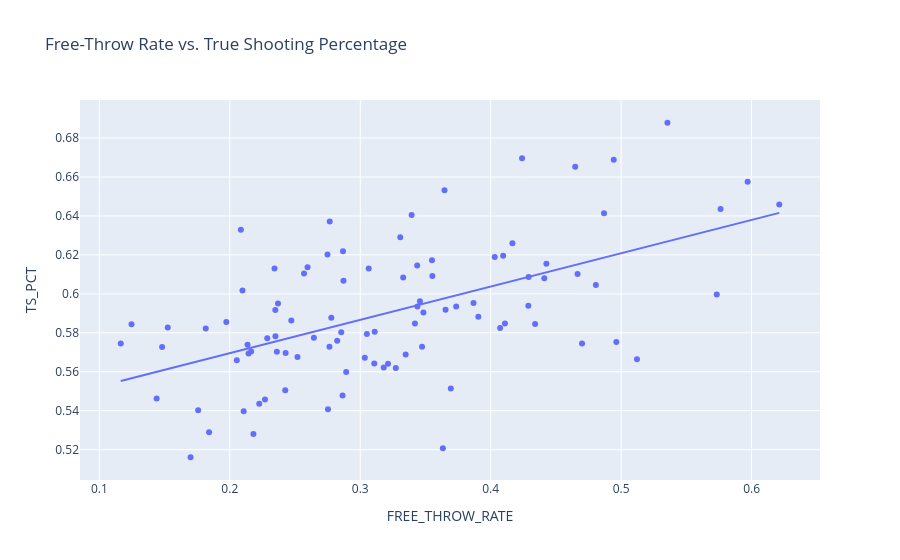

The cell this chart's notebook holds for it:
### Code cell
fig = px.scatter(
    scorers_df,
    x="FREE_THROW_RATE",
    y="TS_PCT",
    hover_name="PLAYER_NAME",
    title="Free-Throw Rate vs. True Shooting Percentage",
    trendline="ols"
)

fig.show()

### Figure 1 — Plotly figure (JSON) as saved in the notebook; plotly's stock layout.template omitted (floating-point values rounded to 4 significant figures)
{"data": [{"hovertemplate": "<b>%{hovertext}</b><br><br>FREE_THROW_RATE=%{x}<br>TS_PCT=%{y}<extra></extra>", "hovertext": ["Aaron Gordon", "Alex Sarr", "Alperen Sengun", "Amen Thompson", "Andrew Nembhard", "Andrew Wiggins", "Anthony Davis", "Anthony Edwards", "Austin Reaves", "Bam Adebayo", "Bennedict Mathurin", "Brandon Ingram", "Brandon Miller", "CJ McCollum", "Cade Cunningham", "Chet Holmgren", "Coby White", "Collin Sexton", "Cooper Flagg", "Darius Garland", "De'Aaron Fox", "DeMar DeRozan", "Deni Avdija", "Derrick White", "Desmond Bane", "Devin Booker", "Dillon Brooks", "Domantas Sabonis", "Donovan Mitchell", "Evan Mobley", "Franz Wagner", "Giannis Antetokounmpo", "Grayson Allen", "Immanuel Quickley", "Ja Morant", "Jabari Smith Jr.", "Jaime Jaquez Jr.", "Jalen Brunson", "Jalen Duren", "Jalen Green", "Jalen Johnson", "Jalen Williams", "Jamal Murray", "James Harden", "Jaren Jackson Jr.", "Jarrett Allen", "Jaylen Brown", "Jayson Tatum", "Jerami Grant", "Jimmy Butler III", "Joel Embiid", "Josh Giddey", "Jrue Holiday", "Julius Randle", "Karl-Anthony Towns", "Kawhi Leonard", "Kevin Durant", "Kevin Porter Jr.", "Keyonte George", "Kon Knueppel", "Kristaps Porziņģis", "LaMelo Ball", "Lauri Markkanen", "LeBron James", "Luka Dončić", "Matas Buzelis", "Michael Porter Jr.", "Miles Bridges", "Naji Marshall", "Nickeil Alexander-Walker", "Nikola Jokić", "Nikola Vučević", "Norman Powell", "OG Anunoby", "Onyeka Okongwu", "Paolo Banchero", "Pascal Siakam", "Paul George", "Payton Pritchard", "RJ Barrett", "Russell Westbrook", "Ryan Rollins", "Saddiq Bey", "Scottie Barnes", "Shaedon Sharpe", "Shai Gilgeous-Alexander", "Stephen Curry", "Stephon Castle", "Trey Murphy III", "Tyler Herro", "Tyrese Maxey", "VJ Edgecombe", "Victor Wembanyama", "Zach LaVine", "Zion Williamson"], "legendgroup": "", "marker": {"color": "#636efa", "symbol": "circle"}, "mode": "markers", "name": "", "orientation": "v", "showlegend": false, "type": "scatter", "x": [0.4095, 0.2226, 0.3348, 0.3736, 0.3108, 0.1973, 0.2425, 0.355, 0.4869, 0.3694, 0.4963, 0.2764, 0.2136, 0.2054, 0.3213, 0.3646, 0.3868, 0.3437, 0.2864, 0.1815, 0.235, 0.4289, 0.5733, 0.1841, 0.2871, 0.4341, 0.2106, 0.3484, 0.3065, 0.3458, 0.3905, 0.597, 0.2519, 0.2287, 0.3634, 0.2144, 0.2361, 0.2854, 0.5355, 0.1699, 0.3111, 0.2892, 0.2868, 0.4666, 0.2823, 0.4943, 0.3474, 0.2753, 0.4411, 0.6212, 0.4806, 0.318, 0.1481, 0.4109, 0.4031, 0.3307, 0.3394, 0.3035, 0.4291, 0.2085, 0.4072, 0.1439, 0.3329, 0.3439, 0.4427, 0.2471, 0.237, 0.2428, 0.3654, 0.2569, 0.424, 0.1164, 0.3553, 0.2749, 0.2349, 0.5122, 0.3273, 0.2164, 0.1247, 0.3419, 0.2181, 0.1524, 0.3051, 0.2645, 0.227, 0.4648, 0.2766, 0.47, 0.2343, 0.2097, 0.2778, 0.1757, 0.4167, 0.2596, 0.5762], "xaxis": "x", "y": [0.6195, 0.5436, 0.5689, 0.5935, 0.5643, 0.5856, 0.5505, 0.6172, 0.6415, 0.5514, 0.5753, 0.5728, 0.5739, 0.5659, 0.5641, 0.6532, 0.5953, 0.6146, 0.5478, 0.5822, 0.5782, 0.5939, 0.5997, 0.5289, 0.6067, 0.5845, 0.5397, 0.5905, 0.613, 0.5962, 0.5883, 0.6575, 0.5675, 0.5773, 0.5208, 0.5694, 0.5703, 0.5803, 0.6879, 0.5161, 0.5806, 0.5599, 0.6219, 0.6102, 0.5759, 0.6689, 0.5728, 0.5408, 0.608, 0.646, 0.6046, 0.5622, 0.5727, 0.5848, 0.6189, 0.6291, 0.6405, 0.5672, 0.6087, 0.6329, 0.5825, 0.5462, 0.6084, 0.5936, 0.6155, 0.5863, 0.5951, 0.5697, 0.5918, 0.6105, 0.6697, 0.5745, 0.6092, 0.6203, 0.5918, 0.5664, 0.5619, 0.5704, 0.5844, 0.5848, 0.528, 0.5828, 0.5794, 0.5775, 0.5457, 0.6652, 0.6371, 0.5746, 0.613, 0.6018, 0.5877, 0.5403, 0.626, 0.6136, 0.6435], "yaxis": "y"}, {"hovertemplate": "<b>OLS trendline</b><br>TS_PCT = 0.170988 * FREE_THROW_RATE + 0.535363<br>R<sup>2</sup>=0.306710<br><br>FREE_THROW_RATE=%{x}<br>TS_PCT=%{y} <b>(trend)</b><extra></extra>", "legendgroup": "", "marker": {"color": "#636efa", "symbol": "circle"}, "mode": "lines", "name": "", "showlegend": false, "type": "scatter", "x": [0.1164, 0.1247, 0.1439, 0.1481, 0.1524, 0.1699, 0.1757, 0.1815, 0.1841, 0.1973, 0.2054, 0.2085, 0.2097, 0.2106, 0.2136, 0.2144, 0.2164, 0.2181, 0.2226, 0.227, 0.2287, 0.2343, 0.2349, 0.235, 0.2361, 0.237, 0.2425, 0.2428, 0.2471, 0.2519, 0.2569, 0.2596, 0.2645, 0.2749, 0.2753, 0.2764, 0.2766, 0.2778, 0.2823, 0.2854, 0.2864, 0.2868, 0.2871, 0.2892, 0.3035, 0.3051, 0.3065, 0.3108, 0.3111, 0.318, 0.3213, 0.3273, 0.3307, 0.3329, 0.3348, 0.3394, 0.3419, 0.3437, 0.3439, 0.3458, 0.3474, 0.3484, 0.355, 0.3553, 0.3634, 0.3646, 0.3654, 0.3694, 0.3736, 0.3868, 0.3905, 0.4031, 0.4072, 0.4095, 0.4109, 0.4167, 0.424, 0.4289, 0.4291, 0.4341, 0.4411, 0.4427, 0.4648, 0.4666, 0.47, 0.4806, 0.4869, 0.4943, 0.4963, 0.5122, 0.5355, 0.5733, 0.5762, 0.597, 0.6212], "xaxis": "x", "y": [0.5553, 0.5567, 0.56, 0.5607, 0.5614, 0.5644, 0.5654, 0.5664, 0.5668, 0.5691, 0.5705, 0.571, 0.5712, 0.5714, 0.5719, 0.572, 0.5724, 0.5727, 0.5734, 0.5742, 0.5745, 0.5754, 0.5755, 0.5755, 0.5757, 0.5759, 0.5768, 0.5769, 0.5776, 0.5784, 0.5793, 0.5798, 0.5806, 0.5824, 0.5824, 0.5826, 0.5827, 0.5829, 0.5836, 0.5842, 0.5843, 0.5844, 0.5845, 0.5848, 0.5873, 0.5875, 0.5878, 0.5885, 0.5886, 0.5897, 0.5903, 0.5913, 0.5919, 0.5923, 0.5926, 0.5934, 0.5938, 0.5941, 0.5942, 0.5945, 0.5948, 0.5949, 0.5961, 0.5961, 0.5975, 0.5977, 0.5978, 0.5985, 0.5992, 0.6015, 0.6021, 0.6043, 0.605, 0.6054, 0.6056, 0.6066, 0.6079, 0.6087, 0.6087, 0.6096, 0.6108, 0.6111, 0.6148, 0.6151, 0.6157, 0.6175, 0.6186, 0.6199, 0.6202, 0.6229, 0.6269, 0.6334, 0.6339, 0.6374, 0.6416], "yaxis": "y"}], "layout": {"legend": {"tracegroupgap": 0}, "title": {"text": "Free-Throw Rate vs. True Shooting Percentage"}, "xaxis": {"anchor": "y", "domain": [0, 1], "title": {"text": "FREE_THROW_RATE"}}, "yaxis": {"anchor": "x", "domain": [0, 1], "title": {"text": "TS_PCT"}}}}
